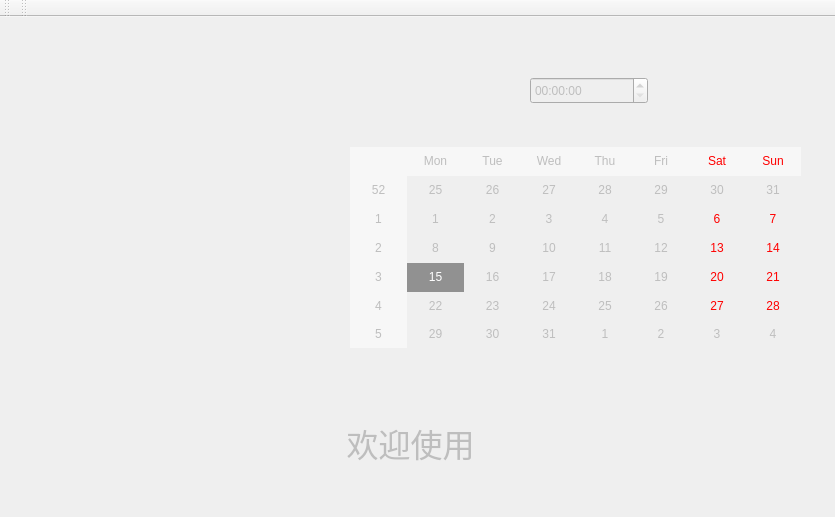
<?xml version="1.0" encoding="UTF-8"?>
<ui version="4.0">
 <class>MainWindow</class>
 <widget class="QMainWindow" name="MainWindow">
  <property name="enabled">
   <bool>false</bool>
  </property>
  <property name="geometry">
   <rect>
    <x>0</x>
    <y>0</y>
    <width>835</width>
    <height>517</height>
   </rect>
  </property>
  <property name="windowTitle">
   <string>人脸识别智能考勤</string>
  </property>
  <widget class="QWidget" name="centralwidget">
   <widget class="QLabel" name="label">
    <property name="enabled">
     <bool>false</bool>
    </property>
    <property name="geometry">
     <rect>
      <x>50</x>
      <y>400</y>
      <width>721</width>
      <height>51</height>
     </rect>
    </property>
    <property name="font">
     <font>
      <family>TlwgTypewriter</family>
      <pointsize>24</pointsize>
      <weight>50</weight>
      <italic>false</italic>
      <bold>false</bold>
      <strikeout>false</strikeout>
      <kerning>true</kerning>
     </font>
    </property>
    <property name="accessibleName">
     <string/>
    </property>
    <property name="layoutDirection">
     <enum>Qt::LeftToRight</enum>
    </property>
    <property name="text">
     <string>欢迎使用</string>
    </property>
    <property name="alignment">
     <set>Qt::AlignCenter</set>
    </property>
   </widget>
   <widget class="QCalendarWidget" name="calendarWidget">
    <property name="enabled">
     <bool>false</bool>
    </property>
    <property name="geometry">
     <rect>
      <x>350</x>
      <y>130</y>
      <width>451</width>
      <height>201</height>
     </rect>
    </property>
    <property name="navigationBarVisible">
     <bool>false</bool>
    </property>
    <property name="dateEditEnabled">
     <bool>false</bool>
    </property>
   </widget>
   <widget class="QTimeEdit" name="timeEdit">
    <property name="enabled">
     <bool>false</bool>
    </property>
    <property name="geometry">
     <rect>
      <x>530</x>
      <y>60</y>
      <width>118</width>
      <height>27</height>
     </rect>
    </property>
   </widget>
   <widget class="QLabel" name="label_2">
    <property name="geometry">
     <rect>
      <x>40</x>
      <y>60</y>
      <width>291</width>
      <height>311</height>
     </rect>
    </property>
    <property name="mouseTracking">
     <bool>false</bool>
    </property>
    <property name="contextMenuPolicy">
     <enum>Qt::DefaultContextMenu</enum>
    </property>
    <property name="text">
     <string/>
    </property>
   </widget>
  </widget>
  <widget class="QToolBar" name="toolBar">
   <property name="windowTitle">
    <string>toolBar</string>
   </property>
   <attribute name="toolBarArea">
    <enum>TopToolBarArea</enum>
   </attribute>
   <attribute name="toolBarBreak">
    <bool>false</bool>
   </attribute>
  </widget>
  <widget class="QToolBar" name="toolBar_2">
   <property name="windowTitle">
    <string>toolBar_2</string>
   </property>
   <attribute name="toolBarArea">
    <enum>TopToolBarArea</enum>
   </attribute>
   <attribute name="toolBarBreak">
    <bool>false</bool>
   </attribute>
  </widget>
  <action name="action">
   <property name="text">
    <string>登陆</string>
   </property>
  </action>
  <action name="action_2">
   <property name="text">
    <string>设置</string>
   </property>
  </action>
  <action name="action_3">
   <property name="text">
    <string>考勤</string>
   </property>
  </action>
 </widget>
 <resources/>
 <connections/>
</ui>
